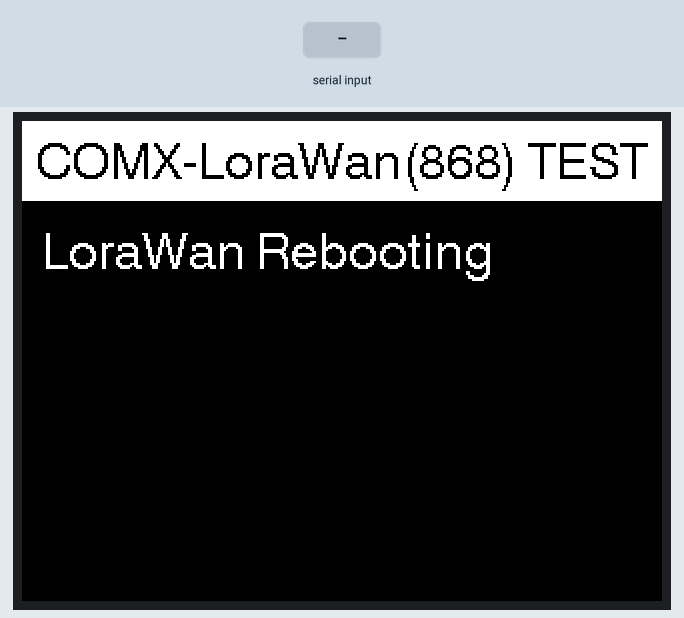
This sketch was run on a simulated ESP32. On the bench: 320×240 colour display. The inputs (shaded band) are chosen by the test bench. The modem accepts every AT command (registered, SIM ready, sends succeed) and sends nothing else; what the sketch prints to the serial monitor is not drawn.

Above: at 0.5 s.
At 3.8 s:
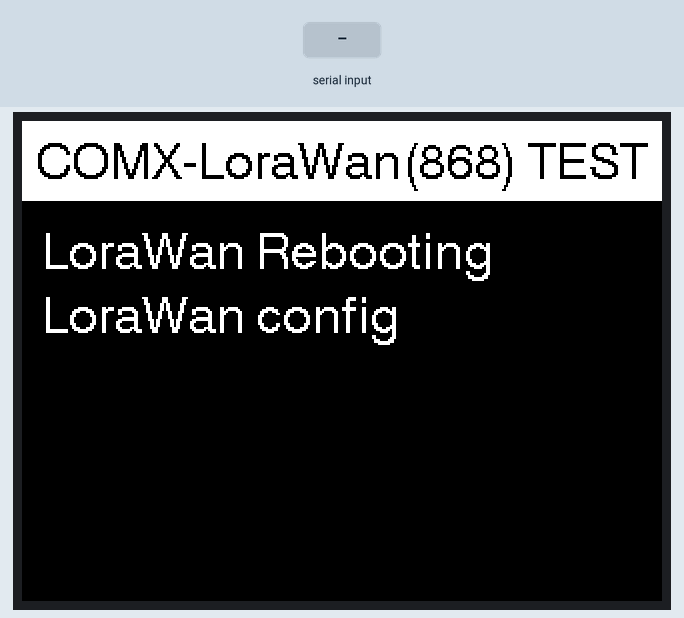
3.9 s: "ERR+SENT\n" received over the second serial link
At 4.9 s:
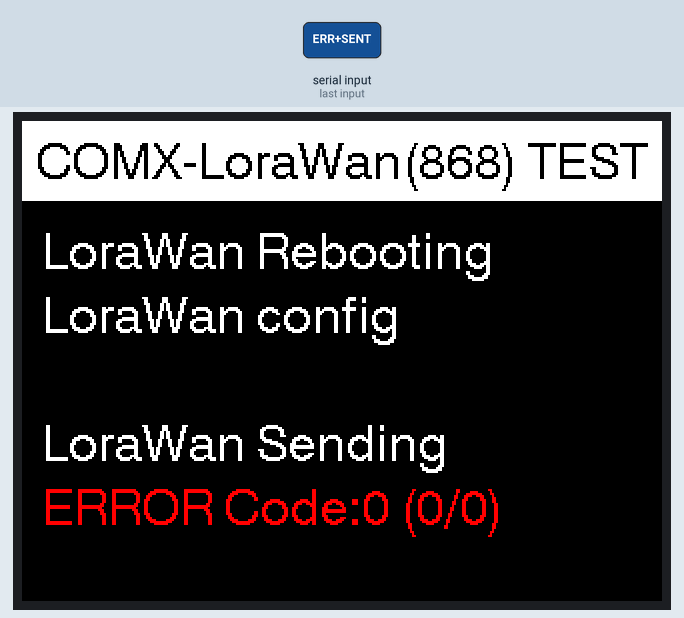
5.9 s: "+CJOIN:\n" received over the second serial link
At 6.8 s:
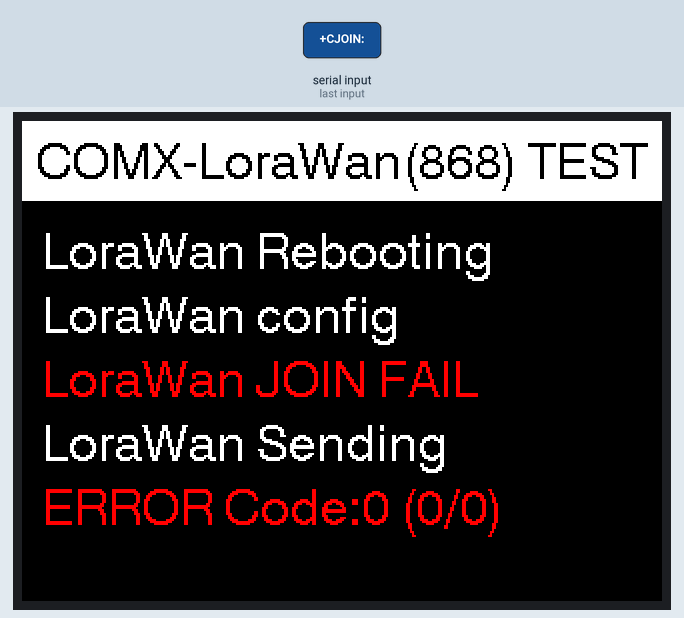
7.4 s: "+CLINKCHECK:\n" received over the second serial link
At 8.2 s:
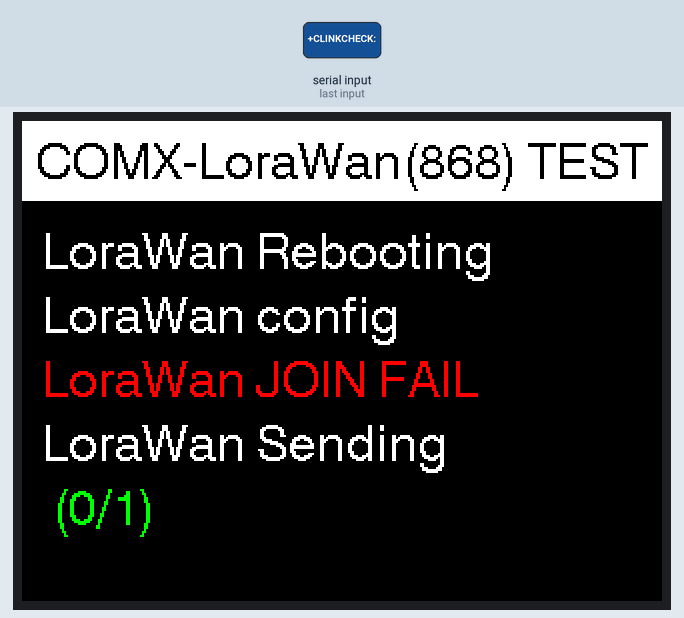
Timing chart, 0 to 10.4 s (numbered marks = the images above; inputs shaded):
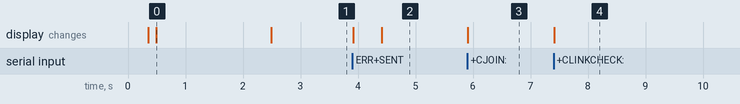

Measured:
- after the input at 3.9 s, the display: first changes at once (image 2 shows a later state)
- after the input at 5.9 s, the display: changes at once (image 3)
- after the input at 7.4 s, the display: changes at once (image 4)
- what the display in image 0 shows lasts 2.0 s, from 0.5 s to 2.5 s

The sketch:

LoRaWAN868.ino
```cpp
#include <M5Core2.h>

#include "freertos/queue.h"

String waitRevice()
{
    String recvStr;
    do
    {
        recvStr = Serial2.readStringUntil('\n');
    } while (recvStr.length() == 0);
    Serial.println(recvStr);
    return recvStr;
}

uint16_t ypos = 55;

void drawLineStr(String str, uint16_t color)
{
    M5.Lcd.setTextColor(color);
    M5.Lcd.drawString(str, 10, ypos, 4);
    ypos += 32;
}


void sendATCMD(String cmdStr)
{
    Serial2.print(cmdStr);
    delay(10);
}

int sendATCMDAndRevice(String cmdStr)
{
    Serial2.print(cmdStr);
    delay(10);
    waitRevice();
    String recvStr = waitRevice();
    if (recvStr.indexOf("OK") != -1)
    {
        return 0;
    }
    else
    {
        return -1;
    }
}

void setup()
{
    M5.begin();
    Serial2.begin(115200, SERIAL_8N1, 14, 13);
    Serial2.flush();
    delay(100);
    //xTaskCreate(serialTask, "serialTask", 1024 * 2, (void *)0, 4, nullptr);

    M5.Lcd.fillRect(0, 0, 320, 240, TFT_BLACK);
    M5.Lcd.fillRect(0, 0, 320, 40, TFT_WHITE);
    M5.Lcd.setTextColor(TFT_BLACK);
    M5.Lcd.setTextDatum(TC_DATUM);
    M5.Lcd.drawString("COMX-LoraWan(868) TEST", 160, 10, 4);
    M5.Lcd.setTextDatum(TL_DATUM);
    M5.Lcd.setTextColor(TFT_WHITE);

    sendATCMD("AT?\r");
    delay(100);
    Serial2.flush();
    sendATCMDAndRevice("AT+ILOGLVL=0\r");
    sendATCMDAndRevice("AT+CSAVE\r");
    sendATCMDAndRevice("AT+IREBOOT=0\r");
    drawLineStr("LoraWan Rebooting", TFT_WHITE);
    delay(2000);
    drawLineStr("LoraWan config", TFT_WHITE);
    sendATCMDAndRevice("AT+CJOINMODE=0\r");
    sendATCMDAndRevice("AT+CDEVEUI=00BB9DA5B97AXXXX\r");
    sendATCMDAndRevice("AT+CAPPEUI=0000000000000001\r");
    sendATCMDAndRevice("AT+CAPPKEY=27DFE264CA33AC1957C005EB48BAXXXX\r");
    sendATCMDAndRevice("AT+CULDLMODE=2\r");
    sendATCMDAndRevice("AT+CCLASS=2\r");
    sendATCMDAndRevice("AT+CWORKMODE=2\r");
    sendATCMDAndRevice("AT+CNBTRIALS=0,5\r");
    sendATCMDAndRevice("AT+CNBTRIALS=1,5\r");

    // TX Freq
    // 868.1 - SF7BW125 to SF12BW125
    // 868.3 - SF7BW125 to SF12BW125 and SF7BW250
    // 868.5 - SF7BW125 to SF12BW125
    // 867.1 - SF7BW125 to SF12BW125
    // 867.3 - SF7BW125 to SF12BW125
    // 867.5 - SF7BW125 to SF12BW125
    // 867.7 - SF7BW125 to SF12BW125
    // 867.9 - SF7BW125 to SF12BW125
    // 868.8 - FSK

    sendATCMDAndRevice("AT+CFREQBANDMASK=0001\r");

    //869.525 - SF9BW125 (RX2)              | 869525000
    sendATCMDAndRevice("AT+CRXP=0,0,869525000\r");

    sendATCMDAndRevice("AT+CSAVE\r");

    sendATCMDAndRevice("AT+CJOIN=1,0,10,8\r");
}

enum systemstate
{
    kIdel = 0,
    kJoined,
    kSending,
    kWaitSend,
    kEnd,
};
int system_fsm = kIdel;

int loraWanSendNUM = -1;
int loraWanSendCNT = -1;
int loraWanupLinkCNT = 0;
int loraWanupLinkReviceCNT = 0;

void loop()
{
    String recvStr = waitRevice();
    if (recvStr.indexOf("+CJOIN:") != -1)
    {
        if (recvStr.indexOf("OK") != -1)
        {
            Serial.println("[ INFO ] JOIN IN SUCCESSFUL");
            drawLineStr("LoraWan JOIN", TFT_GREEN);
            system_fsm = kJoined;
        }
        else
        {
            Serial.println("[ INFO ] JOIN IN FAIL");
            drawLineStr("LoraWan JOIN FAIL", TFT_RED);
            system_fsm = kIdel;
        }
    }
    else if (recvStr.indexOf("OK+RECV") != -1)
    {
        if (system_fsm == kJoined)
        {
            system_fsm = kSending;
        }
        else if (system_fsm == kWaitSend)
        {
            //system_fsm = kEnd;
            char strbuff[128];
            loraWanupLinkReviceCNT ++;

            //if(( loraWanSendCNT < 5 )&&( loraWanSendNUM == 8 ))
            //{
            //    loraWanupLinkReviceCNT ++;
            //    sprintf(strbuff,"SEND CNT: %d (%d/%d)",loraWanSendCNT,loraWanupLinkReviceCNT,loraWanupLinkCNT);
            //    M5.Lcd.fillRect(0,183,320,32,TFT_BLACK);
            //    M5.Lcd.setTextColor(TFT_GREEN);
            //    M5.Lcd.drawString(strbuff, 10, 183, 4);
            //    //drawLineStr(strbuff, TFT_GREEN);
            //
            //}
            //else
            //{
            //    sprintf(strbuff,"FAILD NUM:%d CNT:%d (%d/%d)",loraWanSendNUM,loraWanSendCNT,loraWanupLinkReviceCNT,loraWanupLinkCNT);
            //    M5.Lcd.fillRect(0,183,320,32,TFT_BLACK);
            //    M5.Lcd.setTextColor(TFT_RED);
            //    M5.Lcd.drawString(strbuff, 10, 183, 4);
            //    drawLineStr(strbuff, TFT_RED);
            //}
            delay(500);
            system_fsm = kSending;
        }
    }
    else if(recvStr.indexOf("OK+SEND") != -1)
    {
        String snednum = recvStr.substring(8);

        //Serial.printf(" [ INFO ] SEND NUM %s \r\n",snednum.c_str());
        loraWanSendNUM = snednum.toInt();
    }
    else if(recvStr.indexOf("OK+SENT") != -1)
    {
        String snedcnt = recvStr.substring(8);
        //Serial.printf(" [ INFO ] SEND CNT %s \r\n",snedcnt.c_str());
        loraWanSendCNT = snedcnt.toInt();
    }
    else if(recvStr.indexOf("ERR+SENT") != -1)
    {
        char strbuff[128];
        String ErrorCodeStr = recvStr.substring(9);
        sprintf(strbuff,"ERROR Code:%d (%d/%d)",ErrorCodeStr.toInt(),loraWanupLinkReviceCNT,loraWanupLinkCNT);
        M5.Lcd.fillRect(0,183,320,32,TFT_BLACK);
        M5.Lcd.setTextColor(TFT_RED);
        M5.Lcd.drawString(strbuff, 10, 183, 4);

        delay(500);

        system_fsm = kSending;
    }
    else if(recvStr.indexOf("+CLINKCHECK:") != -1)
    {
        String checkStr = recvStr.substring(String("+CLINKCHECK:").length());

        char strbuff[128];
        sprintf(strbuff,"%s (%d/%d)",checkStr.c_str(),loraWanupLinkReviceCNT,loraWanupLinkCNT);

        M5.Lcd.fillRect(0,183,320,32,TFT_BLACK);
        M5.Lcd.setTextColor(TFT_GREEN);
        M5.Lcd.drawString(strbuff, 10, 183, 4);

    }

    if (system_fsm == kSending)
    {
        //drawLineStr("LoraWan Sending", TFT_WHITE);
        M5.Lcd.setTextColor(TFT_WHITE);
        M5.Lcd.drawString("LoraWan Sending", 10, 151, 4);
        sendATCMD("AT+DTRX=1,2,8,4655434b20535443\r");
        //sendATCMD("AT+CLINKCHECK=1\r");
        loraWanupLinkCNT ++;
        system_fsm = kWaitSend;
    }

    //if (M5.BtnA.wasPressed())
    //{
    //    sendATCMDAndRevice("AT+CLINKCHECK=1\r");
    //    delay(100);
    //}
    if (M5.BtnB.wasPressed())
    {
        sendATCMDAndRevice("AT+DTRX=1,2,8,4755434b20535444\r");
        delay(100);
    }
    //if (M5.BtnC.wasPressed())
    //{
    //    sendATCMDAndRevice("AT+DRX?\r");
    //    delay(100);
    //}

    delay(100);
    M5.update();
}
```
